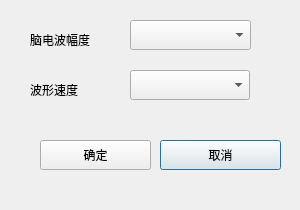
<?xml version="1.0" encoding="UTF-8"?>
<ui version="4.0">
 <class>Dlg_set_mashen</class>
 <widget class="QDialog" name="Dlg_set_mashen">
  <property name="geometry">
   <rect>
    <x>0</x>
    <y>0</y>
    <width>300</width>
    <height>210</height>
   </rect>
  </property>
  <property name="windowTitle">
   <string>麻醉深度设置</string>
  </property>
  <widget class="QComboBox" name="m_cmbb_ap">
   <property name="geometry">
    <rect>
     <x>130</x>
     <y>20</y>
     <width>121</width>
     <height>30</height>
    </rect>
   </property>
   <property name="maxVisibleItems">
    <number>7</number>
   </property>
  </widget>
  <widget class="QPushButton" name="m_btn_cancel">
   <property name="geometry">
    <rect>
     <x>160</x>
     <y>140</y>
     <width>121</width>
     <height>30</height>
    </rect>
   </property>
   <property name="text">
    <string>取消</string>
   </property>
  </widget>
  <widget class="QPushButton" name="m_btn_ok">
   <property name="geometry">
    <rect>
     <x>40</x>
     <y>140</y>
     <width>111</width>
     <height>30</height>
    </rect>
   </property>
   <property name="text">
    <string>确定</string>
   </property>
  </widget>
  <widget class="QComboBox" name="m_cmbb_speed">
   <property name="geometry">
    <rect>
     <x>130</x>
     <y>70</y>
     <width>120</width>
     <height>30</height>
    </rect>
   </property>
   <property name="maxVisibleItems">
    <number>3</number>
   </property>
  </widget>
  <widget class="QLabel" name="label">
   <property name="geometry">
    <rect>
     <x>30</x>
     <y>30</y>
     <width>81</width>
     <height>20</height>
    </rect>
   </property>
   <property name="text">
    <string>脑电波幅度</string>
   </property>
  </widget>
  <widget class="QLabel" name="label_3">
   <property name="geometry">
    <rect>
     <x>30</x>
     <y>80</y>
     <width>75</width>
     <height>20</height>
    </rect>
   </property>
   <property name="text">
    <string>波形速度</string>
   </property>
  </widget>
 </widget>
 <resources/>
 <connections/>
</ui>
